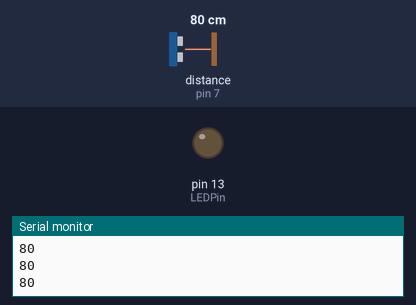
The sketch below on a simulated Arduino Uno, built with avr-gcc and run on an emulated ATmega328P. Shown: output pins drawn as LEDs (lit = HIGH), the last lines printed to the serial monitor. Wiring (inferred from the names in the program): ultrasonic range finder: trigger pin 8; echo pin 7. The test bench sets the inputs (shaded band); at power-on: distance to the obstacle (sensor on pin 7) 80 cm. The echo pulse lasts 58.3 µs per cm; pins used as bus, display or sensor lines are not drawn.

Above: at 1.2 s.
1.3 s: distance to the obstacle (sensor on pin 7) set to 195 cm
2.8 s: distance to the obstacle (sensor on pin 7) set to 203 cm
At 4.0 s:
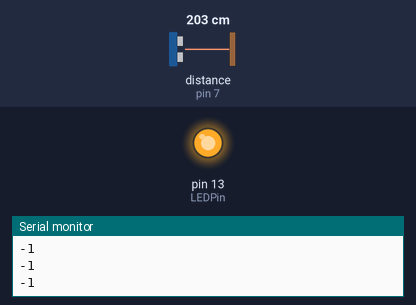
4.3 s: distance to the obstacle (sensor on pin 7) set to 2 cm
At 4.9 s:
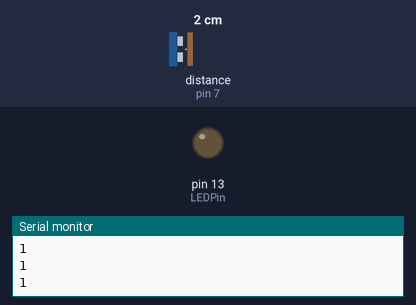
5.8 s: distance to the obstacle (sensor on pin 7) set to 250 cm
At 6.2 s:
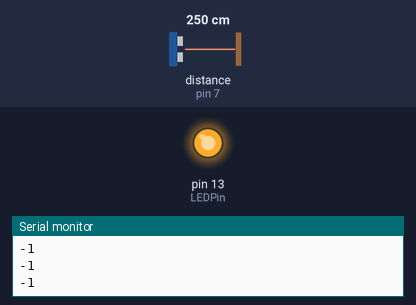
Timing chart, 0 to 8.3 s (numbered marks = the images above; inputs shaded):
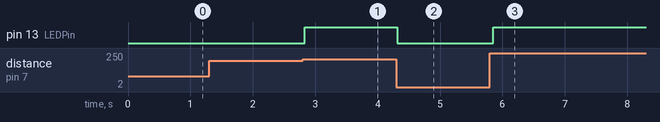

Measured:
- the behaviour switches between 200 and 201 cm on distance to the obstacle (sensor on pin 7) (found by bisection; images 0 and 1)
- after the input at 2.8 s, pin 13 (LEDPin): LOW → HIGH at once
- after the input at 4.3 s, pin 13 (LEDPin): HIGH → LOW at once
- after the input at 5.8 s, pin 13 (LEDPin): LOW → HIGH after 0.05 s

The sketch:

t1.ino
```cpp
#define echoPin 7
#define trigPin 8
#define LEDPin 13

int maximumRange = 200;
int minimumRange = 0;
long duration, distance;

void setup(){
  Serial.begin(9600);
  pinMode(trigPin, OUTPUT);
  pinMode(echoPin, INPUT);
  pinMode(LEDPin, OUTPUT);
}

void loop(){
  digitalWrite(trigPin, LOW);
  delayMicroseconds(2);

  digitalWrite(trigPin, HIGH);
  delayMicroseconds(10);
  digitalWrite(trigPin, LOW);

  duration = pulseIn(echoPin, HIGH);
  distance = duration / 58.2;

  if(distance > maximumRange || distance <= minimumRange){
    Serial.println("-1");
    digitalWrite(LEDPin, HIGH);
  }
  else{
    Serial.println(distance);
    digitalWrite(LEDPin, LOW);
  }
  delay(50);
}
```
